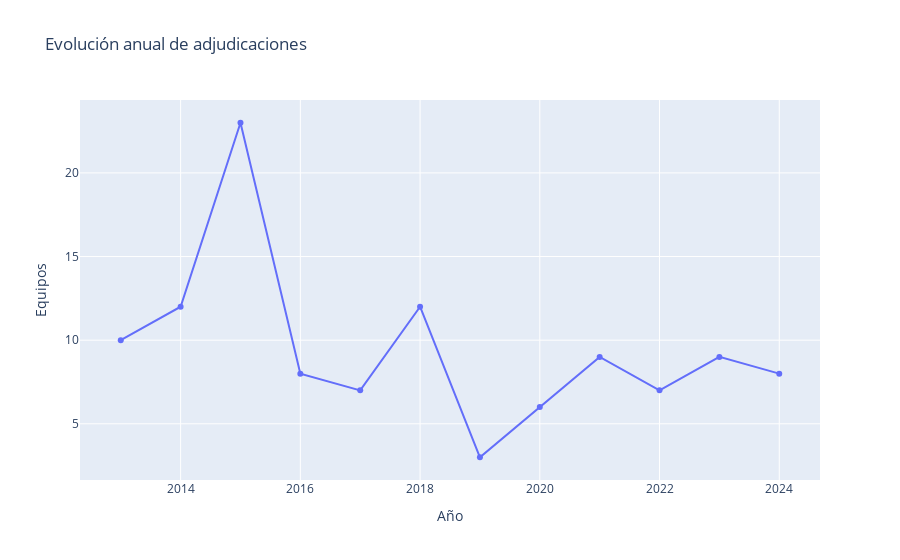

Notebook code for this chart:
### Code cell
anio_df = pd.read_csv(PROJECT_ROOT / config.outputs.summary_by_year)
fig = px.line(
    anio_df,
    x='anio_convocatoria',
    y='total_equipos',
    markers=True,
    title='Evolución anual de adjudicaciones',
    labels={'anio_convocatoria': 'Año', 'total_equipos': 'Equipos'}
)
fig.show()
anio_df

### Figure 1 — Plotly figure (JSON) as saved in the notebook; plotly's stock layout.template omitted (floating-point values rounded to 4 significant figures)
{"data": [{"hovertemplate": "Año=%{x}<br>Equipos=%{y}<extra></extra>", "legendgroup": "", "line": {"color": "#636efa", "dash": "solid"}, "marker": {"symbol": "circle"}, "mode": "lines+markers", "name": "", "orientation": "v", "showlegend": false, "type": "scatter", "x": [2013, 2014, 2015, 2016, 2017, 2018, 2019, 2020, 2021, 2022, 2023, 2024], "xaxis": "x", "y": [10, 12, 23, 8, 7, 12, 3, 6, 9, 7, 9, 8], "yaxis": "y"}], "layout": {"legend": {"tracegroupgap": 0}, "title": {"text": "Evolución anual de adjudicaciones"}, "xaxis": {"anchor": "y", "domain": [0, 1], "title": {"text": "Año"}}, "yaxis": {"anchor": "x", "domain": [0, 1], "title": {"text": "Equipos"}}}}
